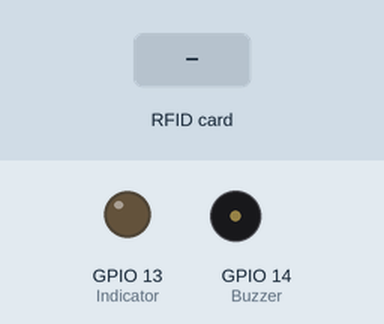
This sketch was run on a simulated ESP32. Parts: output pins drawn as LEDs (lit = HIGH), buzzer (waves = sounding). The test bench sets the inputs (shaded band). WiFi joins after 1.5 s; servers stay silent unless stated; no MQTT or app messages arrive unless stated.

Above: at 2.7 s.
2.8 s: RFID card 5E 7A 19 C4 held to the reader
At 3.0 s:
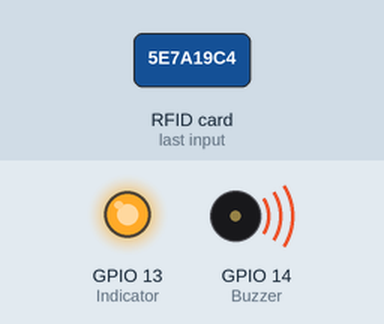
Timing chart, 0 to 5.8 s (numbered marks = the images above; inputs shaded):
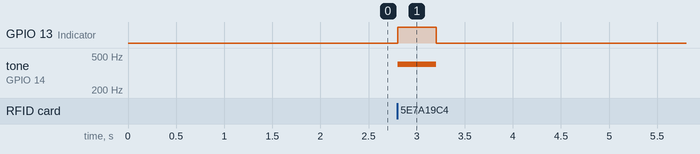

Measured:
- after the input at 2.8 s, GPIO 13 (Indicator): LOW → HIGH at once, → LOW 0.40 s later; tone on GPIO 14 (Buzzer): silent → 400 Hz at once, → silent 0.40 s later

The sketch:

sketch_apr24a.ino
```cpp
#include <SPI.h>
#include <Adafruit_PN532.h>
#include <WiFi.h>
#include <PubSubClient.h>

#define PN532_SCK  (5) // SCK (Serial Clock)
#define PN532_MISO (19) // MISO (Master In Slave Out)
#define PN532_MOSI (23) // MOSI (Master Out Slave In)
#define PN532_SS   (18) // SS (Slave Select)

#define Buzzer 14
#define Indicator 13

int size1 = 50;
int size2 = 200;

char details[40];
char detailsLong[250];

WiFiClient espClient;
PubSubClient mqttClient(espClient);

Adafruit_PN532 nfc(PN532_SCK, PN532_MISO, PN532_MOSI, PN532_SS);
String idcard;
String idcardOld;

void setup() {
  Serial.begin(115200);

  setupWifi();

  setupMqtt();

  setupPn532();

  pinMode(Buzzer, OUTPUT);
  digitalWrite(Buzzer, LOW);

  pinMode(Indicator, OUTPUT);
  digitalWrite(Indicator, LOW);
}

void loop() {

  if (!mqttClient.connected()){
    connectToBroker();
  }

  mqttClient.loop();

  readPn532();
}

void setupWifi() {

  WiFi.begin("NTWS-4G", "XXXXXXXXXXXX");

  while (WiFi.status() != WL_CONNECTED) {
    delay(500);
  }
}

void setupMqtt() {
  mqttClient.setServer("test.mosquitto.org", 1883);
}

void setupPn532(){
  nfc.begin();
  uint32_t versiondata = nfc.getFirmwareVersion();
  if (! versiondata) {
    while (1); // halt
  }

  nfc.setPassiveActivationRetries(0xFF);
}

void readPn532(){
  uint8_t success;
  uint8_t uid[] = { 0, 0, 0, 0, 0, 0, 0 };  // Buffer to store the returned UID
  uint8_t uidLength;
  success = nfc.readPassiveTargetID(PN532_MIFARE_ISO14443A, uid, &uidLength);
  if (success) {
    // Display some basic information about the card

    idcardOld = idcard;

    idcard = "";
    for (byte i = 0; i <= uidLength - 1; i++) {
      idcard += (uid[i] < 0x10 ? "0" : "") + String(uid[i], HEX);
    }

    if (idcard != idcardOld){
      String(idcard).toCharArray(details, size1);
      mqttClient.publish("210610H-CardDetails", details);
      Indicate();
    }
  }
}

void connectToBroker(){
  while (!mqttClient.connected()){

    if (mqttClient.connect("210610H-forklift")){
      String("RFID based asset tracking device CONNECTED").toCharArray(details, size2);
      mqttClient.publish("210610H-Details", details);
    }
    else{
      delay(5000);
    }
  }
}

void Indicate(){
  tone(Buzzer, 400);
  digitalWrite(Indicator, HIGH);
  delay(400);

  noTone(Buzzer);
  digitalWrite(Indicator, LOW);
}
```
